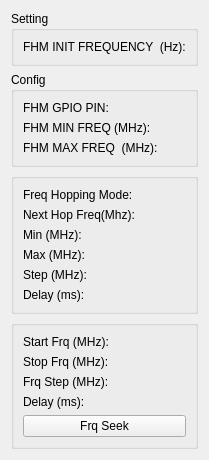
            <widget class="QWidget" name="tabHopping">
             <property name="font">
              <font>
               <family>Ubuntu</family>
              </font>
             </property>
             <attribute name="title">
              <string>Hopping</string>
             </attribute>
             <layout class="QVBoxLayout" name="verticalLayout_7">
              <item>
               <widget class="QGroupBox" name="groupBox_23">
                <property name="title">
                 <string>Setting</string>
                </property>
                <layout class="QVBoxLayout" name="verticalLayout_40">
                 <item>
                  <layout class="QVBoxLayout" name="hrzHopp_34">
                   <item>
                    <layout class="QHBoxLayout" name="hrzInitFrq">
                     <item>
                      <widget class="QLabel" name="label_46">
                       <property name="text">
                        <string>FHM INIT FREQUENCY  (Hz):</string>
                       </property>
                      </widget>
                     </item>
                    </layout>
                   </item>
                  </layout>
                 </item>
                </layout>
               </widget>
              </item>
              <item>
               <widget class="QGroupBox" name="grbHopp_1">
                <property name="title">
                 <string>Config</string>
                </property>
                <layout class="QGridLayout" name="gridLayout_8">
                 <item row="0" column="0">
                  <widget class="QLabel" name="label_42">
                   <property name="text">
                    <string>FHM GPIO PIN:</string>
                   </property>
                  </widget>
                 </item>
                 <item row="1" column="0">
                  <widget class="QLabel" name="label_44">
                   <property name="text">
                    <string>FHM MIN FREQ (MHz):</string>
                   </property>
                  </widget>
                 </item>
                 <item row="2" column="0">
                  <widget class="QLabel" name="label_45">
                   <property name="text">
                    <string>FHM MAX FREQ  (MHz):</string>
                   </property>
                  </widget>
                 </item>
                </layout>
               </widget>
              </item>
              <item>
               <layout class="QVBoxLayout" name="hrzHopp_35"/>
              </item>
              <item>
               <widget class="QGroupBox" name="groupBox_7">
                <property name="title">
                 <string/>
                </property>
                <layout class="QVBoxLayout" name="verticalLayout_22">
                 <item>
                  <layout class="QVBoxLayout" name="verHopp">
                   <item>
                    <layout class="QHBoxLayout" name="hrzHopp_1">
                     <item>
                      <widget class="QLabel" name="label_3">
                       <property name="text">
                        <string>Freq Hopping Mode:</string>
                       </property>
                      </widget>
                     </item>
                    </layout>
                   </item>
                   <item>
                    <layout class="QHBoxLayout" name="hrzHopp_2">
                     <item>
                      <widget class="QLabel" name="label_4">
                       <property name="text">
                        <string>Next Hop Freq(Mhz):</string>
                       </property>
                      </widget>
                     </item>
                    </layout>
                   </item>
                   <item>
                    <layout class="QHBoxLayout" name="hrzHopp_3">
                     <item>
                      <widget class="QLabel" name="label_5">
                       <property name="text">
                        <string>Min (MHz): </string>
                       </property>
                      </widget>
                     </item>
                    </layout>
                   </item>
                   <item>
                    <layout class="QHBoxLayout" name="hrzHopp_4">
                     <item>
                      <widget class="QLabel" name="label_6">
                       <property name="text">
                        <string>Max (MHz):</string>
                       </property>
                      </widget>
                     </item>
                    </layout>
                   </item>
                   <item>
                    <layout class="QHBoxLayout" name="hrzHopp_5">
                     <item>
                      <widget class="QLabel" name="label_7">
                       <property name="text">
                        <string>Step (MHz):</string>
                       </property>
                      </widget>
                     </item>
                    </layout>
                   </item>
                   <item>
                    <layout class="QHBoxLayout" name="hrzHopp_6">
                     <item>
                      <widget class="QLabel" name="label_8">
                       <property name="text">
                        <string>Delay (ms):</string>
                       </property>
                      </widget>
                     </item>
                    </layout>
                   </item>
                  </layout>
                 </item>
                </layout>
               </widget>
              </item>
              <item>
               <widget class="QGroupBox" name="groupBox_24">
                <property name="title">
                 <string/>
                </property>
                <layout class="QVBoxLayout" name="verticalLayout_41">
                 <item>
                  <layout class="QHBoxLayout" name="hrz_start_frq">
                   <item>
                    <widget class="QLabel" name="label_58">
                     <property name="text">
                      <string>Start Frq (MHz):</string>
                     </property>
                    </widget>
                   </item>
                  </layout>
                 </item>
                 <item>
                  <layout class="QHBoxLayout" name="hrz_frq_stop">
                   <item>
                    <widget class="QLabel" name="label_63">
                     <property name="text">
                      <string>Stop Frq (MHz):</string>
                     </property>
                    </widget>
                   </item>
                  </layout>
                 </item>
                 <item>
                  <layout class="QHBoxLayout" name="hrz_frq_step">
                   <item>
                    <widget class="QLabel" name="label_62">
                     <property name="text">
                      <string>Frq Step (MHz):</string>
                     </property>
                    </widget>
                   </item>
                  </layout>
                 </item>
                 <item>
                  <layout class="QHBoxLayout" name="hrz_delay">
                   <item>
                    <widget class="QLabel" name="label_61">
                     <property name="text">
                      <string>Delay (ms):</string>
                     </property>
                    </widget>
                   </item>
                  </layout>
                 </item>
                 <item>
                  <widget class="QPushButton" name="btnFrqSeek">
                   <property name="text">
                    <string>Frq Seek</string>
                   </property>
                  </widget>
                 </item>
                 <item>
                  <layout class="QHBoxLayout" name="hrzSpec_16"/>
                 </item>
                </layout>
               </widget>
              </item>
             </layout>
            </widget>
